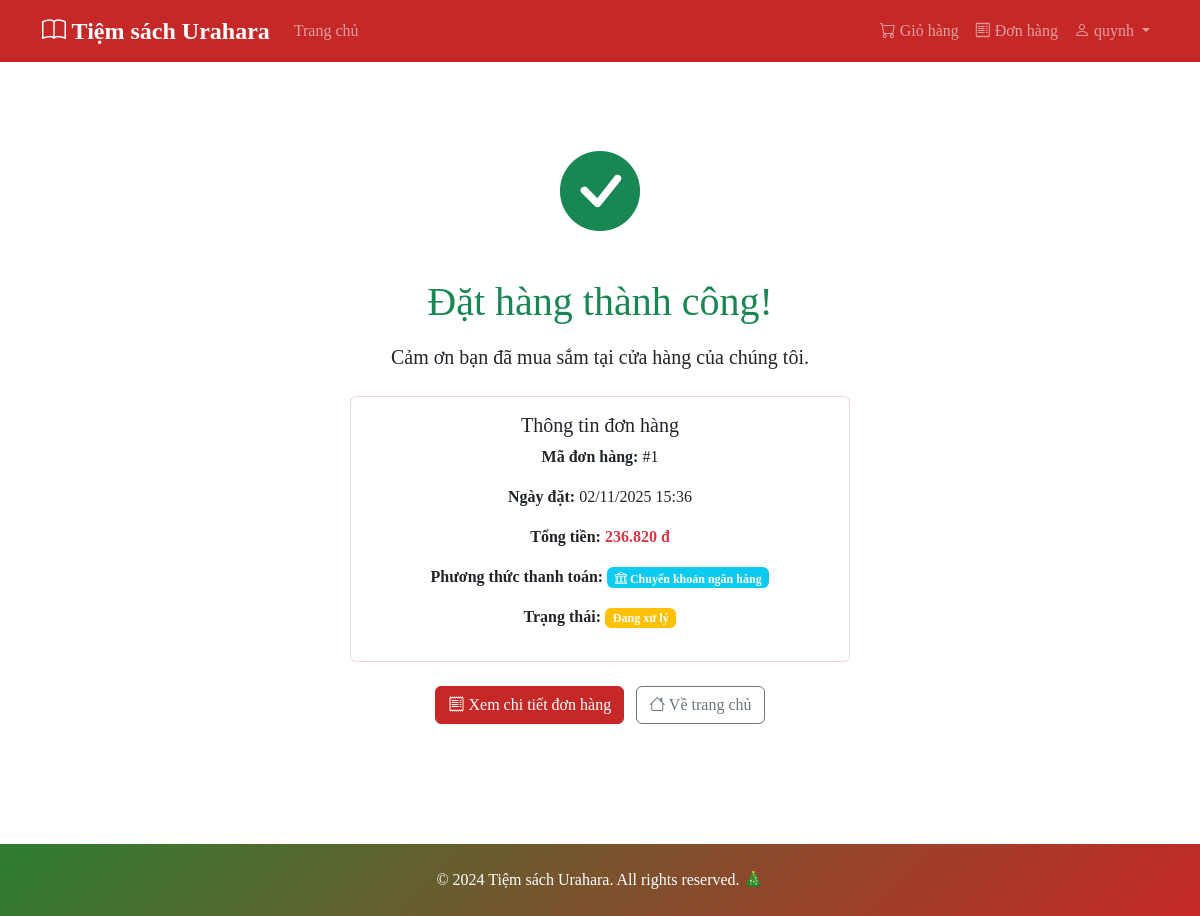
The app's page /order/success/1/ (signed in) with its own data.
### store/models.py (models this page shows, shortened)
class Order(models.Model):
    STATUS_CHOICES = [
        ('pending', 'Đang xử lý'),
        ('completed', 'Đã giao'),
        ('cancelled', 'Hủy'),
    ]
    PAYMENT_METHOD_CHOICES = [
        ('cod', 'Thanh toán khi nhận hàng'),
        ('bank', 'Chuyển khoản ngân hàng'),
    ]
    user = models.ForeignKey(User, on_delete=models.CASCADE, related_name='orders', verbose_name='Người dùng')
    full_name = models.CharField(max_length=100, verbose_name='Họ và tên')
    email = models.EmailField(verbose_name='Email')
    phone = models.CharField(max_length=20, verbose_name='Số điện thoại')
    address = models.TextField(verbose_name='Địa chỉ')
    total_price = models.DecimalField(max_digits=10, decimal_places=0, verbose_name='Tổng tiền')
    payment_method = models.CharField(max_length=50, choices=PAYMENT_METHOD_CHOICES, default='cod', verbose_name='Phương thức thanh toán')
    status = models.CharField(max_length=20, choices=STATUS_CHOICES, default='pending', verbose_name='Trạng thái')
    created_at = models.DateTimeField(auto_now_add=True, verbose_name='Ngày tạo')
    updated_at = models.DateTimeField(auto_now=True, verbose_name='Ngày cập nhật')
    class Meta:
        verbose_name = 'Đơn hàng'
        verbose_name_plural = 'Đơn hàng'
        ordering = ['-created_at']

### store/views.py (the view)
# urls.py: path('order/success/<int:order_id>/', views.order_success, name='order_success'),
@login_required
def order_success(request, order_id):
    order = get_object_or_404(Order, id=order_id, user=request.user)
    context = {
        'order': order,
    }
    return render(request, 'store/order_success.html', context)

### store/context_processors.py (called while the page is built)
def cart_count(request):
    if request.user.is_authenticated:
        count = request.user.cart_items.count()
    else:
        count = 0
    return {'cart_count': count}

### store/templates/store/order_success.html (shortened to what this page needs)
{% extends 'store/base.html' %}
{% load humanize %}
{% block content %}
<div class="text-center py-5">
    <div class="mb-4">
        <i class="bi bi-check-circle-fill text-success" style="font-size: 5rem;"></i>
    </div>
    <h1 class="text-success mb-3">Đặt hàng thành công!</h1>
    <p class="lead mb-4">Cảm ơn bạn đã mua sắm tại cửa hàng của chúng tôi.</p>
    <div class="card mx-auto mb-4" style="max-width: 500px;">
        <div class="card-body">
            <h5 class="card-title">Thông tin đơn hàng</h5>
            <p><strong>Mã đơn hàng:</strong> #{{ order.id }}</p>
            <p><strong>Ngày đặt:</strong> {{ order.created_at|date:"d/m/Y H:i" }}</p>
            <p><strong>Tổng tiền:</strong> <span class="text-danger fw-bold">{{ order.total_price|floatformat:0|intcomma }} đ</span></p>
            <p><strong>Phương thức thanh toán:</strong>
                <span class="badge bg-info">
                    <i class="bi bi-{% if order.payment_method == 'cod' %}truck{% else %}bank{% endif %}"></i>
                    {{ order.get_payment_method_display }}
                </span>
            </p>
            <p><strong>Trạng thái:</strong> <span class="badge bg-warning">{{ order.get_status_display }}</span></p>
        </div>
    </div>
    <div>
        <a href="{% url 'order_detail' order.id %}" class="btn btn-primary me-2">
            <i class="bi bi-receipt"></i> Xem chi tiết đơn hàng
        </a>
        <a href="{% url 'index' %}" class="btn btn-outline-secondary">
            <i class="bi bi-house"></i> Về trang chủ
        </a>
    </div>
</div>
{% endblock %}

### store/templates/store/base.html (shortened to what this page needs)
<!DOCTYPE html>
<html lang="vi">
<head>
    {% load static %}
    <link href="https://cdn.jsdelivr.net/npm/bootstrap@5.3.0/dist/css/bootstrap.min.css" rel="stylesheet">
    <link rel="stylesheet" href="https://cdn.jsdelivr.net/npm/bootstrap-icons@1.10.0/font/bootstrap-icons.css">
    <link rel="stylesheet" href="{% static 'store/css/style.css' %}">
    <link rel="stylesheet" href="{% static 'store/css/christmas.css' %}">
</head>
<body>
    <nav class="navbar navbar-expand-lg navbar-dark bg-primary">
        <div class="container">
            <a class="navbar-brand" href="{% url 'index' %}">
                <i class="bi bi-book"></i> Tiệm sách Urahara
            </a>
            <div class="collapse navbar-collapse" id="navbarNav">
                <ul class="navbar-nav me-auto">
                    <li class="nav-item">
                        <a class="nav-link" href="{% url 'index' %}">Trang chủ</a>
                    </li>
                </ul>
                <ul class="navbar-nav">
                    {% if user.is_authenticated %}
                        {% if user.is_staff %}
                            <li class="nav-item">
                                <a class="nav-link" href="{% url 'dashboard' %}">
                                    <i class="bi bi-graph-up"></i> Quản trị
                                </a>
                            </li>
                        {% else %}
                            <li class="nav-item">
                                <a class="nav-link" href="{% url 'cart' %}">
                                    <i class="bi bi-cart"></i> Giỏ hàng
                                </a>
                            </li>
                            <li class="nav-item">
                                <a class="nav-link" href="{% url 'order_history' %}">
                                    <i class="bi bi-receipt"></i> Đơn hàng
                                </a>
                            </li>
                        {% endif %}
                        <li class="nav-item dropdown">
                            <a class="nav-link dropdown-toggle" href="#" id="navbarDropdown" role="button" data-bs-toggle="dropdown">
                                <i class="bi bi-person"></i> {{ user.username }}
                            </a>
                        </li>
                    {% endif %}
                </ul>
            </div>
        </div>
    </nav>
    <main class="container my-4">
        {% block content %}{% endblock %}
    </main>
    <footer class="bg-light mt-5 py-4">
        <div class="container text-center">
            <p class="mb-0">&copy; 2024 Tiệm sách Urahara. All rights reserved. 🎄</p>
        </div>
    </footer>
</body>
</html>

### store/static/store/css/style.css (style rules this page uses)
body, html, * { font-family: "Cambria", "Times New Roman", serif !important; }
body { min-height: 100vh; display: flex; flex-direction: column; background-color: #ffffff; }
main { flex: 1; }
.card { transition: transform 0.2s; background-color: rgba(255, 255, 255, 0.95); }
.navbar-brand { font-weight: bold; font-size: 1.5rem; }
.badge { font-size: 0.75rem; }

### store/static/store/css/christmas.css (style rules this page uses)
:root { --christmas-red: #C62828; --christmas-green: #2E7D32; --christmas-gold: #FFD54F; --snow-white: #ffffff; }
body { background-image: radial-gradient(circle at 20% 50%, rgba(255, 255, 255, 0.1) 1px, transparent 1px), radial-gradient(circle at 60% 80%, rgba(255, 255, 255, 0.1) 1px, transparent 1px), radial-gradient(circle at 40% 20%, rgba(255, 255, 255, 0.1) 1px, transparent 1px); background-size: 200px 200px, 300px 300px, 250px 250px; animation: snowDrift 20s linear infinite; }
.btn-primary { background-color: var(--christmas-red); border-color: var(--christmas-red); }
.navbar-dark.bg-primary { background-color: var(--christmas-red) !important; }
.card { border: 1px solid rgba(198, 40, 40, 0.2); }
footer { background: linear-gradient(135deg, var(--christmas-green) 0%, var(--christmas-red) 100%) !important; color: white; }

### records on screen
Order: id "1", created_at "02/11/2025 15:36", total_price "236.820", payment_method "Chuyển khoản ngân hàng", status "Đang xử lý"

### other values on screen
{{ user.username }} "quynh"
